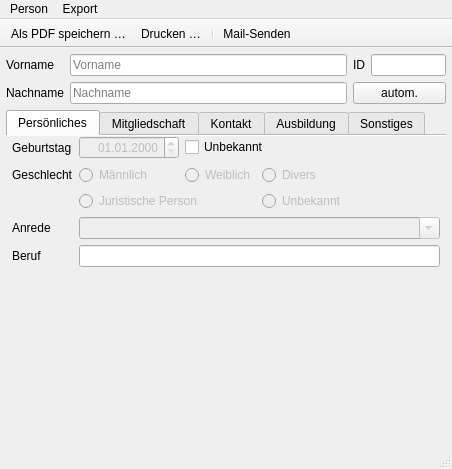
<?xml version="1.0" encoding="UTF-8"?>
<ui version="4.0">
 <class>PersonWindow</class>
 <widget class="QMainWindow" name="PersonWindow">
  <property name="geometry">
   <rect>
    <x>0</x>
    <y>0</y>
    <width>452</width>
    <height>469</height>
   </rect>
  </property>
  <property name="windowTitle">
   <string>MainWindow</string>
  </property>
  <property name="unifiedTitleAndToolBarOnMac">
   <bool>true</bool>
  </property>
  <widget class="QWidget" name="centralwidget">
   <layout class="QGridLayout" name="gridLayout_3" rowstretch="0,1">
    <property name="leftMargin">
     <number>6</number>
    </property>
    <property name="topMargin">
     <number>6</number>
    </property>
    <property name="rightMargin">
     <number>6</number>
    </property>
    <property name="bottomMargin">
     <number>0</number>
    </property>
    <property name="spacing">
     <number>6</number>
    </property>
    <item row="0" column="0">
     <layout class="QGridLayout" name="gridLayout_7" columnstretch="0,0,0,0">
      <item row="0" column="2">
       <widget class="QLabel" name="label_26">
        <property name="text">
         <string>ID</string>
        </property>
        <property name="buddy">
         <cstring>lineID</cstring>
        </property>
       </widget>
      </item>
      <item row="1" column="1">
       <widget class="QLineEdit" name="lineNachname">
        <property name="placeholderText">
         <string>Nachname</string>
        </property>
       </widget>
      </item>
      <item row="0" column="1">
       <widget class="QLineEdit" name="lineVorname">
        <property name="sizePolicy">
         <sizepolicy hsizetype="Expanding" vsizetype="Fixed">
          <horstretch>0</horstretch>
          <verstretch>0</verstretch>
         </sizepolicy>
        </property>
        <property name="minimumSize">
         <size>
          <width>150</width>
          <height>0</height>
         </size>
        </property>
        <property name="placeholderText">
         <string>Vorname</string>
        </property>
       </widget>
      </item>
      <item row="1" column="0">
       <widget class="QLabel" name="label_27">
        <property name="text">
         <string>Nachname</string>
        </property>
        <property name="buddy">
         <cstring>lineNachname</cstring>
        </property>
       </widget>
      </item>
      <item row="0" column="3">
       <widget class="QLineEdit" name="lineID">
        <property name="maximumSize">
         <size>
          <width>75</width>
          <height>16777215</height>
         </size>
        </property>
       </widget>
      </item>
      <item row="0" column="0">
       <widget class="QLabel" name="label">
        <property name="text">
         <string>Vorname</string>
        </property>
        <property name="buddy">
         <cstring>lineVorname</cstring>
        </property>
       </widget>
      </item>
      <item row="1" column="2" colspan="2">
       <widget class="QPushButton" name="pushAutoID">
        <property name="text">
         <string>autom.</string>
        </property>
       </widget>
      </item>
     </layout>
    </item>
    <item row="1" column="0">
     <widget class="QTabWidget" name="tabWidgetStammdaten">
      <property name="currentIndex">
       <number>0</number>
      </property>
      <property name="documentMode">
       <bool>true</bool>
      </property>
      <widget class="QWidget" name="tabPersoenliches">
       <attribute name="title">
        <string>Persönliches</string>
       </attribute>
       <layout class="QGridLayout" name="gridLayout_2" rowstretch="0,0,0,0,0,1" columnstretch="0,0,0,1">
        <property name="leftMargin">
         <number>6</number>
        </property>
        <property name="topMargin">
         <number>0</number>
        </property>
        <property name="rightMargin">
         <number>6</number>
        </property>
        <property name="bottomMargin">
         <number>0</number>
        </property>
        <property name="spacing">
         <number>6</number>
        </property>
        <item row="0" column="0">
         <widget class="QLabel" name="labelGeburtstag">
          <property name="text">
           <string>Geburtstag</string>
          </property>
          <property name="buddy">
           <cstring>dateGeburtstag</cstring>
          </property>
         </widget>
        </item>
        <item row="0" column="1">
         <widget class="QDateEdit" name="dateGeburtstag">
          <property name="enabled">
           <bool>false</bool>
          </property>
          <property name="minimumSize">
           <size>
            <width>100</width>
            <height>0</height>
           </size>
          </property>
          <property name="alignment">
           <set>Qt::AlignRight|Qt::AlignTrailing|Qt::AlignVCenter</set>
          </property>
          <property name="displayFormat">
           <string>dd.MM.yyyy</string>
          </property>
         </widget>
        </item>
        <item row="0" column="2" colspan="2">
         <widget class="QCheckBox" name="checkGeburtstag">
          <property name="enabled">
           <bool>true</bool>
          </property>
          <property name="text">
           <string>Unbekannt</string>
          </property>
         </widget>
        </item>
        <item row="1" column="0">
         <widget class="QLabel" name="labelGeschlecht">
          <property name="text">
           <string>Geschlecht</string>
          </property>
         </widget>
        </item>
        <item row="1" column="1">
         <widget class="QRadioButton" name="radioMaennlich">
          <property name="enabled">
           <bool>false</bool>
          </property>
          <property name="text">
           <string>Männlich</string>
          </property>
          <attribute name="buttonGroup">
           <string notr="true">buttonGeschlecht</string>
          </attribute>
         </widget>
        </item>
        <item row="1" column="2">
         <widget class="QRadioButton" name="radioWeiblich">
          <property name="enabled">
           <bool>false</bool>
          </property>
          <property name="text">
           <string>Weiblich</string>
          </property>
          <attribute name="buttonGroup">
           <string notr="true">buttonGeschlecht</string>
          </attribute>
         </widget>
        </item>
        <item row="1" column="3">
         <widget class="QRadioButton" name="radioDivers">
          <property name="enabled">
           <bool>false</bool>
          </property>
          <property name="text">
           <string>Divers</string>
          </property>
          <attribute name="buttonGroup">
           <string notr="true">buttonGeschlecht</string>
          </attribute>
         </widget>
        </item>
        <item row="2" column="1" colspan="2">
         <widget class="QRadioButton" name="radioJuristisch">
          <property name="enabled">
           <bool>false</bool>
          </property>
          <property name="text">
           <string>Juristische Person</string>
          </property>
          <attribute name="buttonGroup">
           <string notr="true">buttonGeschlecht</string>
          </attribute>
         </widget>
        </item>
        <item row="2" column="3">
         <widget class="QRadioButton" name="radioUnbekannt">
          <property name="enabled">
           <bool>false</bool>
          </property>
          <property name="text">
           <string>Unbekannt</string>
          </property>
          <attribute name="buttonGroup">
           <string notr="true">buttonGeschlecht</string>
          </attribute>
         </widget>
        </item>
        <item row="3" column="0">
         <widget class="QLabel" name="labelAnrede">
          <property name="text">
           <string>Anrede</string>
          </property>
          <property name="buddy">
           <cstring>comboAnrede</cstring>
          </property>
         </widget>
        </item>
        <item row="3" column="1" colspan="3">
         <widget class="QComboBox" name="comboAnrede">
          <property name="enabled">
           <bool>false</bool>
          </property>
          <property name="editable">
           <bool>true</bool>
          </property>
          <property name="currentIndex">
           <number>-1</number>
          </property>
          <item>
           <property name="text">
            <string>Herr</string>
           </property>
          </item>
          <item>
           <property name="text">
            <string>Frau</string>
           </property>
          </item>
          <item>
           <property name="text">
            <string>Liebe</string>
           </property>
          </item>
          <item>
           <property name="text">
            <string>Lieber</string>
           </property>
          </item>
          <item>
           <property name="text">
            <string>Sehr geehrte Damen und Herren</string>
           </property>
          </item>
         </widget>
        </item>
        <item row="4" column="0">
         <widget class="QLabel" name="labelBeruf">
          <property name="text">
           <string>Beruf</string>
          </property>
          <property name="buddy">
           <cstring>lineJob</cstring>
          </property>
         </widget>
        </item>
        <item row="4" column="1" colspan="3">
         <widget class="QLineEdit" name="lineJob"/>
        </item>
        <item row="5" column="1">
         <spacer name="verticalSpacer_2">
          <property name="orientation">
           <enum>Qt::Vertical</enum>
          </property>
          <property name="sizeHint" stdset="0">
           <size>
            <width>20</width>
            <height>142</height>
           </size>
          </property>
         </spacer>
        </item>
       </layout>
      </widget>
      <widget class="QWidget" name="tabMitgliedschaft">
       <attribute name="title">
        <string>Mitgliedschaft</string>
       </attribute>
       <layout class="QGridLayout" name="gridLayout">
        <property name="leftMargin">
         <number>6</number>
        </property>
        <property name="topMargin">
         <number>0</number>
        </property>
        <property name="rightMargin">
         <number>6</number>
        </property>
        <property name="bottomMargin">
         <number>0</number>
        </property>
        <property name="spacing">
         <number>6</number>
        </property>
        <item row="7" column="1">
         <spacer name="verticalSpacer">
          <property name="orientation">
           <enum>Qt::Vertical</enum>
          </property>
          <property name="sizeHint" stdset="0">
           <size>
            <width>20</width>
            <height>47</height>
           </size>
          </property>
         </spacer>
        </item>
        <item row="1" column="0">
         <widget class="QLabel" name="labelAktiv">
          <property name="text">
           <string>Status</string>
          </property>
          <property name="buddy">
           <cstring>checkAktiv</cstring>
          </property>
         </widget>
        </item>
        <item row="4" column="0">
         <widget class="QLabel" name="labelIBAN">
          <property name="text">
           <string>IBAN</string>
          </property>
          <property name="buddy">
           <cstring>lineIBAN</cstring>
          </property>
         </widget>
        </item>
        <item row="0" column="3">
         <spacer name="horizontalSpacer_7">
          <property name="orientation">
           <enum>Qt::Horizontal</enum>
          </property>
          <property name="sizeHint" stdset="0">
           <size>
            <width>40</width>
            <height>20</height>
           </size>
          </property>
         </spacer>
        </item>
        <item row="2" column="1">
         <widget class="QCheckBox" name="checkAustritt">
          <property name="text">
           <string>Austritt zum</string>
          </property>
         </widget>
        </item>
        <item row="2" column="2">
         <widget class="QDateEdit" name="dateAustritt">
          <property name="minimumSize">
           <size>
            <width>150</width>
            <height>0</height>
           </size>
          </property>
          <property name="alignment">
           <set>Qt::AlignRight|Qt::AlignTrailing|Qt::AlignVCenter</set>
          </property>
          <property name="minimumDate">
           <date>
            <year>1999</year>
            <month>11</month>
            <day>15</day>
           </date>
          </property>
          <property name="displayFormat">
           <string>dd.MM.yyyy</string>
          </property>
          <property name="timeSpec">
           <enum>Qt::UTC</enum>
          </property>
          <property name="date">
           <date>
            <year>1999</year>
            <month>11</month>
            <day>26</day>
           </date>
          </property>
         </widget>
        </item>
        <item row="0" column="0">
         <widget class="QLabel" name="labelEintritt">
          <property name="text">
           <string>Eintritt</string>
          </property>
          <property name="buddy">
           <cstring>dateEintritt</cstring>
          </property>
         </widget>
        </item>
        <item row="2" column="0">
         <widget class="QLabel" name="labelAustritt">
          <property name="text">
           <string>Austritt</string>
          </property>
          <property name="buddy">
           <cstring>dateAustritt</cstring>
          </property>
         </widget>
        </item>
        <item row="0" column="1">
         <widget class="QDateEdit" name="dateEintritt">
          <property name="enabled">
           <bool>false</bool>
          </property>
          <property name="alignment">
           <set>Qt::AlignRight|Qt::AlignTrailing|Qt::AlignVCenter</set>
          </property>
          <property name="minimumDate">
           <date>
            <year>1999</year>
            <month>11</month>
            <day>16</day>
           </date>
          </property>
          <property name="displayFormat">
           <string>dd.MM.yyyy</string>
          </property>
          <property name="calendarPopup">
           <bool>false</bool>
          </property>
          <property name="timeSpec">
           <enum>Qt::UTC</enum>
          </property>
          <property name="date">
           <date>
            <year>1999</year>
            <month>11</month>
            <day>27</day>
           </date>
          </property>
         </widget>
        </item>
        <item row="1" column="1">
         <widget class="QCheckBox" name="checkAktiv">
          <property name="text">
           <string>Aktiv</string>
          </property>
         </widget>
        </item>
        <item row="0" column="2">
         <widget class="QCheckBox" name="checkEintritt">
          <property name="enabled">
           <bool>true</bool>
          </property>
          <property name="text">
           <string>Unbekannt</string>
          </property>
         </widget>
        </item>
        <item row="3" column="0">
         <widget class="QLabel" name="labelBeitragsart">
          <property name="text">
           <string>Beitragsart</string>
          </property>
          <property name="buddy">
           <cstring>comboBeitragsart</cstring>
          </property>
         </widget>
        </item>
        <item row="5" column="0">
         <widget class="QLabel" name="labelBank">
          <property name="text">
           <string>Bankname</string>
          </property>
          <property name="buddy">
           <cstring>lineBank</cstring>
          </property>
         </widget>
        </item>
        <item row="6" column="0">
         <widget class="QLabel" name="labelKonto">
          <property name="text">
           <string>Kontoinhaber</string>
          </property>
          <property name="buddy">
           <cstring>lineKontoinhaber</cstring>
          </property>
         </widget>
        </item>
        <item row="3" column="1" colspan="2">
         <widget class="QComboBox" name="comboBeitragsart">
          <property name="enabled">
           <bool>false</bool>
          </property>
          <property name="currentIndex">
           <number>2</number>
          </property>
          <item>
           <property name="text">
            <string>Unbekannt</string>
           </property>
          </item>
          <item>
           <property name="text">
            <string>Beitragsfrei</string>
           </property>
          </item>
          <item>
           <property name="text">
            <string>Aktivenbeitrag</string>
           </property>
          </item>
          <item>
           <property name="text">
            <string>Förderbeitrag</string>
           </property>
          </item>
          <item>
           <property name="text">
            <string>Familienbeitrag (Zahler)</string>
           </property>
          </item>
          <item>
           <property name="text">
            <string>Familienbeitrag (Nutzer)</string>
           </property>
          </item>
          <item>
           <property name="text">
            <string>Ermäßigt</string>
           </property>
          </item>
         </widget>
        </item>
        <item row="4" column="1" colspan="2">
         <widget class="QLineEdit" name="lineIBAN">
          <property name="enabled">
           <bool>false</bool>
          </property>
         </widget>
        </item>
        <item row="5" column="1" colspan="2">
         <widget class="QLineEdit" name="lineBank">
          <property name="enabled">
           <bool>false</bool>
          </property>
         </widget>
        </item>
        <item row="6" column="1" colspan="2">
         <widget class="QLineEdit" name="lineKontoinhaber">
          <property name="enabled">
           <bool>false</bool>
          </property>
         </widget>
        </item>
       </layout>
      </widget>
      <widget class="QWidget" name="tabKontakt">
       <attribute name="title">
        <string>Kontakt</string>
       </attribute>
       <layout class="QGridLayout" name="gridLayout_4" columnstretch="0,0,1" rowminimumheight="0,0,0,0,0,0,0,1">
        <property name="leftMargin">
         <number>6</number>
        </property>
        <property name="topMargin">
         <number>0</number>
        </property>
        <property name="rightMargin">
         <number>6</number>
        </property>
        <property name="bottomMargin">
         <number>0</number>
        </property>
        <property name="spacing">
         <number>6</number>
        </property>
        <item row="0" column="0">
         <widget class="QLabel" name="labelAdress">
          <property name="text">
           <string>Anschrift</string>
          </property>
          <property name="alignment">
           <set>Qt::AlignLeading|Qt::AlignLeft|Qt::AlignTop</set>
          </property>
         </widget>
        </item>
        <item row="0" column="1" colspan="2">
         <widget class="QLineEdit" name="lineStrasse">
          <property name="placeholderText">
           <string>Straße und Hausnummer</string>
          </property>
         </widget>
        </item>
        <item row="1" column="1">
         <widget class="QLineEdit" name="linePLZ">
          <property name="maxLength">
           <number>14</number>
          </property>
          <property name="placeholderText">
           <string>Postleitzahl</string>
          </property>
         </widget>
        </item>
        <item row="1" column="2">
         <widget class="QLineEdit" name="lineOrt">
          <property name="placeholderText">
           <string>Ort</string>
          </property>
         </widget>
        </item>
        <item row="2" column="0">
         <widget class="QLabel" name="labelEntfernung">
          <property name="statusTip">
           <string>Die Entfernung zum Heimatbahnhof. Wird benötigt, um die Strecke auszurechnen.</string>
          </property>
          <property name="text">
           <string>Entfernung</string>
          </property>
          <property name="buddy">
           <cstring>spinKm</cstring>
          </property>
         </widget>
        </item>
        <item row="2" column="1">
         <widget class="QSpinBox" name="spinKm">
          <property name="alignment">
           <set>Qt::AlignRight|Qt::AlignTrailing|Qt::AlignVCenter</set>
          </property>
          <property name="suffix">
           <string> km</string>
          </property>
          <property name="minimum">
           <number>0</number>
          </property>
          <property name="maximum">
           <number>40000</number>
          </property>
          <property name="value">
           <number>0</number>
          </property>
         </widget>
        </item>
        <item row="3" column="0" colspan="3">
         <widget class="Line" name="line">
          <property name="orientation">
           <enum>Qt::Horizontal</enum>
          </property>
         </widget>
        </item>
        <item row="4" column="0">
         <widget class="QLabel" name="labelPhone">
          <property name="text">
           <string>Telefon</string>
          </property>
          <property name="alignment">
           <set>Qt::AlignLeading|Qt::AlignLeft|Qt::AlignTop</set>
          </property>
          <property name="buddy">
           <cstring>linePhone</cstring>
          </property>
         </widget>
        </item>
        <item row="4" column="1" colspan="2">
         <widget class="QLineEdit" name="linePhone"/>
        </item>
        <item row="5" column="0">
         <widget class="QLabel" name="labelPhone2">
          <property name="text">
           <string>Telefon2</string>
          </property>
          <property name="buddy">
           <cstring>linePhone2</cstring>
          </property>
         </widget>
        </item>
        <item row="5" column="1" colspan="2">
         <widget class="QLineEdit" name="linePhone2">
          <property name="enabled">
           <bool>false</bool>
          </property>
         </widget>
        </item>
        <item row="6" column="0">
         <widget class="QLabel" name="labelMail">
          <property name="text">
           <string>Mail</string>
          </property>
          <property name="alignment">
           <set>Qt::AlignLeading|Qt::AlignLeft|Qt::AlignTop</set>
          </property>
          <property name="buddy">
           <cstring>lineMail</cstring>
          </property>
         </widget>
        </item>
        <item row="6" column="1" colspan="2">
         <widget class="QLineEdit" name="lineMail">
          <property name="placeholderText">
           <string>beispiel@ostertalbahn.de</string>
          </property>
         </widget>
        </item>
        <item row="7" column="1">
         <spacer name="verticalSpacer_3">
          <property name="orientation">
           <enum>Qt::Vertical</enum>
          </property>
          <property name="sizeHint" stdset="0">
           <size>
            <width>20</width>
            <height>66</height>
           </size>
          </property>
         </spacer>
        </item>
       </layout>
      </widget>
      <widget class="QWidget" name="tabAusbildung">
       <attribute name="title">
        <string>Ausbildung</string>
       </attribute>
       <layout class="QGridLayout" name="gridLayout_12">
        <property name="leftMargin">
         <number>6</number>
        </property>
        <property name="topMargin">
         <number>0</number>
        </property>
        <property name="rightMargin">
         <number>6</number>
        </property>
        <property name="bottomMargin">
         <number>0</number>
        </property>
        <property name="spacing">
         <number>6</number>
        </property>
        <item row="0" column="1">
         <widget class="QCheckBox" name="checkTf">
          <property name="text">
           <string>Lokführer</string>
          </property>
         </widget>
        </item>
        <item row="2" column="1">
         <widget class="QCheckBox" name="checkRangierer">
          <property name="text">
           <string>Rangierer</string>
          </property>
         </widget>
        </item>
        <item row="3" column="1">
         <widget class="QDateEdit" name="dateDienst">
          <property name="minimumSize">
           <size>
            <width>100</width>
            <height>0</height>
           </size>
          </property>
          <property name="alignment">
           <set>Qt::AlignRight|Qt::AlignTrailing|Qt::AlignVCenter</set>
          </property>
          <property name="minimumDate">
           <date>
            <year>1999</year>
            <month>11</month>
            <day>15</day>
           </date>
          </property>
          <property name="displayFormat">
           <string>dd.MM.yyyy</string>
          </property>
          <property name="timeSpec">
           <enum>Qt::UTC</enum>
          </property>
          <property name="date">
           <date>
            <year>1999</year>
            <month>11</month>
            <day>26</day>
           </date>
          </property>
         </widget>
        </item>
        <item row="0" column="0">
         <widget class="QLabel" name="labelAusbildung">
          <property name="text">
           <string>Ausbildung</string>
          </property>
         </widget>
        </item>
        <item row="1" column="1">
         <widget class="QCheckBox" name="checkZf">
          <property name="text">
           <string>Zugführer</string>
          </property>
         </widget>
        </item>
        <item row="3" column="0">
         <widget class="QLabel" name="labelDienst">
          <property name="text">
           <string>Tauglichkeit</string>
          </property>
         </widget>
        </item>
        <item row="3" column="2">
         <widget class="QCheckBox" name="checkDienst">
          <property name="text">
           <string>Unbekannt</string>
          </property>
         </widget>
        </item>
        <item row="2" column="3">
         <spacer name="horizontalSpacer_2">
          <property name="orientation">
           <enum>Qt::Horizontal</enum>
          </property>
          <property name="sizeHint" stdset="0">
           <size>
            <width>228</width>
            <height>20</height>
           </size>
          </property>
         </spacer>
        </item>
        <item row="5" column="1" colspan="3">
         <widget class="QPlainTextEdit" name="plainAusbildung">
          <property name="enabled">
           <bool>false</bool>
          </property>
          <property name="placeholderText">
           <string>Ausbildungen, Unterweisungen, Lehrgänge, ...</string>
          </property>
         </widget>
        </item>
        <item row="5" column="0">
         <widget class="QLabel" name="labelAusbildungSonst">
          <property name="text">
           <string>Sonstige
Ausbildung</string>
          </property>
          <property name="alignment">
           <set>Qt::AlignLeading|Qt::AlignLeft|Qt::AlignTop</set>
          </property>
          <property name="buddy">
           <cstring>plainAusbildung</cstring>
          </property>
         </widget>
        </item>
        <item row="4" column="1" colspan="3">
         <widget class="QPlainTextEdit" name="plainBetrieb">
          <property name="enabled">
           <bool>false</bool>
          </property>
          <property name="placeholderText">
           <string>Sonstige Betriebliche Ausbildungen, Unterweisungen oder Bemerkungen</string>
          </property>
         </widget>
        </item>
        <item row="4" column="0">
         <widget class="QLabel" name="labelBetrieb">
          <property name="text">
           <string>Sonstige
Betriebliche</string>
          </property>
          <property name="alignment">
           <set>Qt::AlignLeading|Qt::AlignLeft|Qt::AlignTop</set>
          </property>
          <property name="buddy">
           <cstring>plainBetrieb</cstring>
          </property>
         </widget>
        </item>
       </layout>
      </widget>
      <widget class="QWidget" name="tabSonstiges">
       <attribute name="title">
        <string>Sonstiges</string>
       </attribute>
       <layout class="QGridLayout" name="gridLayout_5" rowstretch="0,0,1" columnstretch="0,1">
        <property name="leftMargin">
         <number>6</number>
        </property>
        <property name="topMargin">
         <number>0</number>
        </property>
        <property name="rightMargin">
         <number>6</number>
        </property>
        <property name="bottomMargin">
         <number>0</number>
        </property>
        <property name="spacing">
         <number>6</number>
        </property>
        <item row="0" column="0">
         <widget class="QLabel" name="labelDatenschutz">
          <property name="text">
           <string>Datenschutz</string>
          </property>
         </widget>
        </item>
        <item row="0" column="1">
         <widget class="QCheckBox" name="checkPhone">
          <property name="text">
           <string>Telefonnummern Veröffentlichen</string>
          </property>
         </widget>
        </item>
        <item row="1" column="1">
         <widget class="QCheckBox" name="checkMail">
          <property name="text">
           <string>Mail Veröffentlichen</string>
          </property>
         </widget>
        </item>
        <item row="2" column="0">
         <widget class="QLabel" name="labelBemerkung">
          <property name="text">
           <string>Bemerkungen</string>
          </property>
          <property name="alignment">
           <set>Qt::AlignLeading|Qt::AlignLeft|Qt::AlignTop</set>
          </property>
          <property name="buddy">
           <cstring>plainBemerkung</cstring>
          </property>
         </widget>
        </item>
        <item row="2" column="1">
         <widget class="QPlainTextEdit" name="plainBemerkung"/>
        </item>
       </layout>
      </widget>
     </widget>
    </item>
   </layout>
  </widget>
  <widget class="QMenuBar" name="menubar">
   <property name="geometry">
    <rect>
     <x>0</x>
     <y>0</y>
     <width>452</width>
     <height>22</height>
    </rect>
   </property>
   <widget class="QMenu" name="menuPerson">
    <property name="title">
     <string>Person</string>
    </property>
    <addaction name="actionMail"/>
    <addaction name="separator"/>
    <addaction name="actionLoeschen"/>
    <addaction name="separator"/>
    <addaction name="actionSchliessen"/>
   </widget>
   <widget class="QMenu" name="menuExport">
    <property name="title">
     <string>Export</string>
    </property>
    <addaction name="actionEinzelDrucken"/>
    <addaction name="actionEinzelPDF"/>
   </widget>
   <addaction name="menuPerson"/>
   <addaction name="menuExport"/>
  </widget>
  <widget class="QStatusBar" name="statusbar"/>
  <widget class="QToolBar" name="toolBar">
   <property name="windowTitle">
    <string>toolBar</string>
   </property>
   <property name="movable">
    <bool>false</bool>
   </property>
   <property name="allowedAreas">
    <set>Qt::TopToolBarArea</set>
   </property>
   <property name="iconSize">
    <size>
     <width>16</width>
     <height>16</height>
    </size>
   </property>
   <property name="toolButtonStyle">
    <enum>Qt::ToolButtonTextUnderIcon</enum>
   </property>
   <attribute name="toolBarArea">
    <enum>TopToolBarArea</enum>
   </attribute>
   <attribute name="toolBarBreak">
    <bool>false</bool>
   </attribute>
   <addaction name="actionEinzelPDF"/>
   <addaction name="actionEinzelDrucken"/>
   <addaction name="separator"/>
   <addaction name="actionMail"/>
  </widget>
  <action name="actionEinzelDrucken">
   <property name="icon">
    <iconset resource="../icons/icons_rc.qrc">
     <normaloff>:/icon/printer.svg</normaloff>:/icon/printer.svg</iconset>
   </property>
   <property name="text">
    <string>Drucken …</string>
   </property>
   <property name="shortcut">
    <string>Ctrl+P</string>
   </property>
   <property name="iconVisibleInMenu">
    <bool>false</bool>
   </property>
  </action>
  <action name="actionEinzelPDF">
   <property name="icon">
    <iconset resource="../icons/icons_rc.qrc">
     <normaloff>:/icon/document.svg</normaloff>:/icon/document.svg</iconset>
   </property>
   <property name="text">
    <string>Als PDF speichern …</string>
   </property>
   <property name="shortcut">
    <string>Ctrl+Shift+P</string>
   </property>
   <property name="iconVisibleInMenu">
    <bool>false</bool>
   </property>
  </action>
  <action name="actionLoeschen">
   <property name="text">
    <string>Löschen</string>
   </property>
   <property name="shortcut">
    <string>Ctrl+Backspace</string>
   </property>
  </action>
  <action name="actionSchliessen">
   <property name="text">
    <string>Schließen</string>
   </property>
   <property name="shortcut">
    <string>Ctrl+W</string>
   </property>
  </action>
  <action name="actionMail">
   <property name="icon">
    <iconset resource="../icons/icons_rc.qrc">
     <normaloff>:/icon/at-symbol.svg</normaloff>:/icon/at-symbol.svg</iconset>
   </property>
   <property name="text">
    <string>Mail-Senden</string>
   </property>
   <property name="iconVisibleInMenu">
    <bool>false</bool>
   </property>
  </action>
 </widget>
 <tabstops>
  <tabstop>lineVorname</tabstop>
  <tabstop>lineNachname</tabstop>
  <tabstop>lineID</tabstop>
  <tabstop>pushAutoID</tabstop>
  <tabstop>tabWidgetStammdaten</tabstop>
  <tabstop>checkGeburtstag</tabstop>
  <tabstop>dateGeburtstag</tabstop>
  <tabstop>radioMaennlich</tabstop>
  <tabstop>radioWeiblich</tabstop>
  <tabstop>radioDivers</tabstop>
  <tabstop>radioJuristisch</tabstop>
  <tabstop>radioUnbekannt</tabstop>
  <tabstop>comboAnrede</tabstop>
  <tabstop>lineJob</tabstop>
  <tabstop>checkEintritt</tabstop>
  <tabstop>dateEintritt</tabstop>
  <tabstop>checkAktiv</tabstop>
  <tabstop>checkAustritt</tabstop>
  <tabstop>dateAustritt</tabstop>
  <tabstop>comboBeitragsart</tabstop>
  <tabstop>lineIBAN</tabstop>
  <tabstop>lineBank</tabstop>
  <tabstop>lineKontoinhaber</tabstop>
  <tabstop>lineStrasse</tabstop>
  <tabstop>linePLZ</tabstop>
  <tabstop>lineOrt</tabstop>
  <tabstop>spinKm</tabstop>
  <tabstop>linePhone</tabstop>
  <tabstop>linePhone2</tabstop>
  <tabstop>lineMail</tabstop>
  <tabstop>checkTf</tabstop>
  <tabstop>checkZf</tabstop>
  <tabstop>checkRangierer</tabstop>
  <tabstop>dateDienst</tabstop>
  <tabstop>checkDienst</tabstop>
  <tabstop>plainBetrieb</tabstop>
  <tabstop>plainAusbildung</tabstop>
  <tabstop>checkPhone</tabstop>
  <tabstop>checkMail</tabstop>
  <tabstop>plainBemerkung</tabstop>
 </tabstops>
 <resources>
  <include location="../icons/icons_rc.qrc"/>
  <include location="../icons/icons_rc.qrc"/>
 </resources>
 <connections>
  <connection>
   <sender>actionSchliessen</sender>
   <signal>triggered()</signal>
   <receiver>PersonWindow</receiver>
   <slot>close()</slot>
   <hints>
    <hint type="sourcelabel">
     <x>-1</x>
     <y>-1</y>
    </hint>
    <hint type="destinationlabel">
     <x>225</x>
     <y>234</y>
    </hint>
   </hints>
  </connection>
 </connections>
 <buttongroups>
  <buttongroup name="buttonGeschlecht"/>
 </buttongroups>
</ui>
